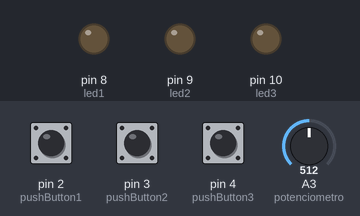
Bench run of a sketch on a simulated Arduino Uno, built with avr-gcc and run on an emulated ATmega328P. Shown: output pins drawn as LEDs (lit = HIGH). Inputs (shaded band) come from the test bench; at power-on: pin 2 (pushButton1) LOW, pin 3 (pushButton2) LOW, pin 4 (pushButton3) LOW, A3 (potenciometro) = 512. What the sketch prints to the serial monitor is not drawn.

Above: at 1.2 s.
1.3 s: pin 2 (pushButton1) pulled HIGH for 0.15 s
At 1.38 s:
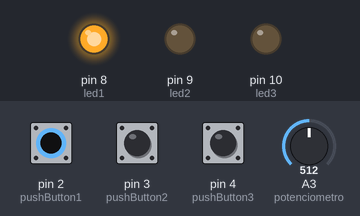
2.9 s: pin 3 (pushButton2) pulled HIGH for 0.15 s
At 2.99 s:
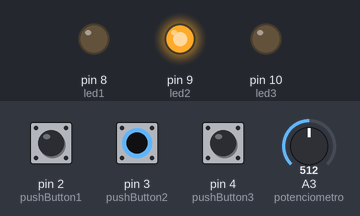
4.5 s: pin 4 (pushButton3) pulled HIGH for 0.15 s
At 4.6 s:
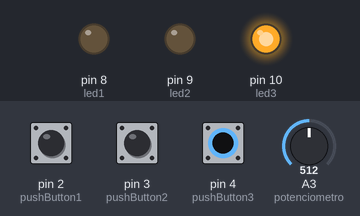
6.1 s: pin 4 (pushButton3) pulled HIGH for 3.2 s
At 10.3 s:
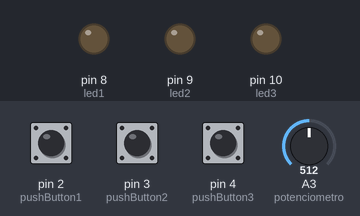
10.8 s: pin 2 (pushButton1) pulled HIGH for 3.2 s
At 11.8 s:
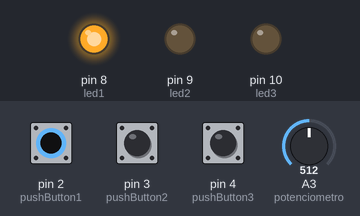
15.5 s: pin 2 (pushButton1) driven HIGH and pin 3 (pushButton2) driven HIGH
At 16.5 s:
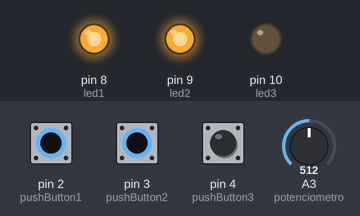
Timing chart, 0 to 18.0 s (numbered marks = the images above; inputs shaded):
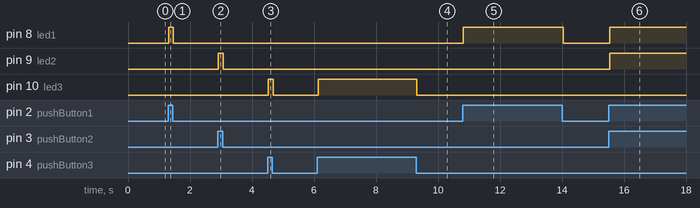

Measured:
- after the input at 1.3 s, pin 8 (led1): LOW → HIGH at once, → LOW 0.15 s later
- after the input at 2.9 s, pin 9 (led2): LOW → HIGH at once, → LOW 0.15 s later
- after the input at 4.5 s, pin 10 (led3): LOW → HIGH at once, → LOW 0.15 s later
- after the input at 6.1 s, pin 10 (led3): LOW → HIGH at once, → LOW 3.2 s later
- after the input at 10.8 s, pin 8 (led1): LOW → HIGH at once, → LOW 3.2 s later
- after the input at 15.5 s, pin 8 (led1), pin 9 (led2): LOW → HIGH after 0.05 s

The sketch:

sketch_apr10aLAB7.ino
```cpp
const int potenciometro = A3;
const int pushButton1 = 2;
const int pushButton2 = 3;
const int pushButton3 = 4;
const int led1 = 8;
const int led2 = 9;
const int led3 = 10;

// Declaración de variables
int valorPotenciometro;

void setup() {
  // Configuración de los pines
  Serial.begin(9600); // Inicia la comunicación serial
  pinMode(pushButton1, INPUT);
  pinMode(pushButton2, INPUT);
  pinMode(pushButton3, INPUT);
  pinMode(led1, OUTPUT);
  pinMode(led2, OUTPUT);
  pinMode(led3, OUTPUT);
}

void loop() {
  // Lee el valor del potenciómetro y lo envía a JAVA a través del puerto serie
  valorPotenciometro = analogRead(potenciometro);
  Serial.println(valorPotenciometro);
  delay(50); // Pequeña pausa para evitar una transmisión muy rápida de datos por el puerto serie
  int buttonState1 = digitalRead(pushButton1);
  int buttonState2 = digitalRead(pushButton2);
  int buttonState3 = digitalRead(pushButton3);

  if (buttonState1 == HIGH) {
    digitalWrite(led1, HIGH);
  } else {
    digitalWrite(led1, LOW);
  }

  if (buttonState2 == HIGH) {
    digitalWrite(led2, HIGH);
  } else {
    digitalWrite(led2, LOW);
  }
   if (buttonState3 == HIGH) {
    digitalWrite(led3, HIGH);
  } else {
    digitalWrite(led3, LOW);
  }
}
```
